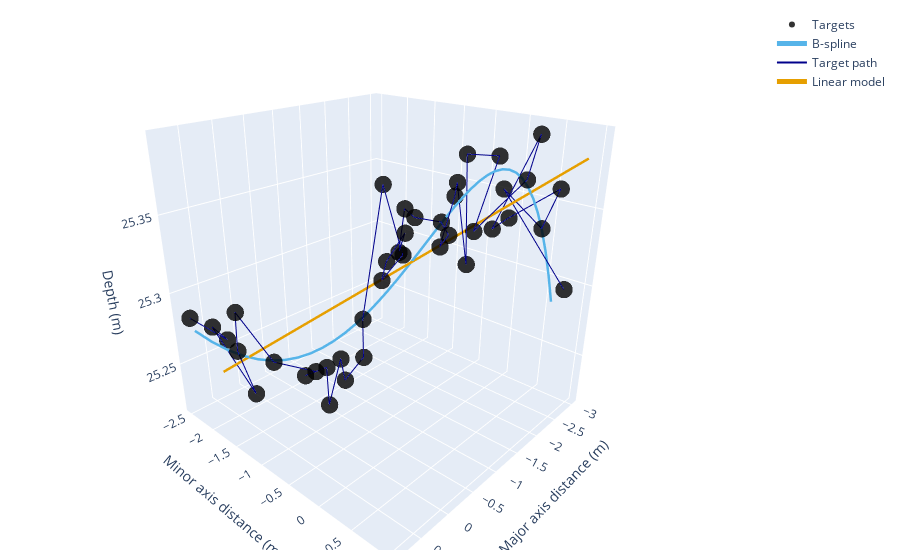

The cell this chart's notebook holds for it:
### Code cell
# FOR PRESENTATION ONLY
#from mooringParams import paramsDAFT1 as processParams1 # Each mooring has a specific params file with 
dfR, dfT = readExports(processParams1)
dfR2 = dfR[(dfR.Date_S > 20180715)&(dfR.Date_S < 20180730)&(dfR.Num_targets > 30)]
i = 215 #214 173, 196
#dfT['Target_true_depth'] = 60-dfT.Target_true_depth
trackPlot(dfT,dfR2.iloc[i].Process_ID,dfR2.iloc[i].Region_ID,plotElements =['targets','track_smoothed','track','track_linear'])
